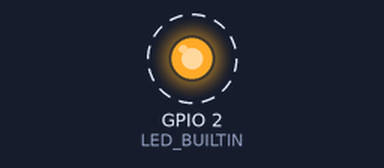
Simulated run of this sketch. Board: ESP32. Parts: output pins drawn as LEDs (lit = HIGH). Dashed ring = blinking. WiFi joins after 1.5 s; servers stay silent unless stated.

Above: at 3.2 s.
Timing chart, 0 to 7.3 s (numbered marks = the images above):
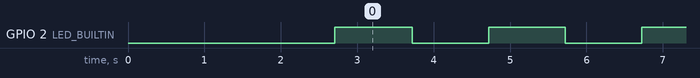

Measured:
- by itself, GPIO 2 (LED_BUILTIN): alternates HIGH for 1.0 s and LOW for 1.0 s

The sketch:

ota_example.ino
```cpp
#include <WiFi.h>
#include <ESPmDNS.h>
#include <Update.h>
#include <WebServer.h>
#include "ota.h"

WebServer server(80);
TaskHandle_t Task;
const char* host = "esp32";
bool ledOn = false;
const char* ssid = "yourNetworkName";
const char* password = "yourNetworkPassword";

void handleBlinks(void * pvParameters) {
  while(true) {
    ledOn = true;
    delay(1000);
    ledOn = false;
    delay(1000);
  }
}

void setup() {
  WiFi.disconnect(true);
  delay(1000);
  WiFi.mode(WIFI_STA);
  WiFi.setAutoConnect(true);
  WiFi.begin(ssid, password);
  delay(100);
  byte count = 0;
  while(WiFi.status() != WL_CONNECTED && count < 20) {
    count++;
    delay(500);
  }
  while(WiFi.status() != WL_CONNECTED);
  delay(100);
  #include "otaroute.h"
  pinMode(LED_BUILTIN, OUTPUT);
  xTaskCreatePinnedToCore(
    handleBlinks,
    "handleBlinks",
    10000,
    NULL,
    1,
    &Task,
    (xPortGetCoreID() == 1) ? 0 : 1);
}
void loop() {
  int tt = millis();
  digitalWrite(LED_BUILTIN, ledOn);
  while (millis() - tt < 20) {
    server.handleClient();
  }
}
```

ota.h
```cpp
String style =
"<style>"
"label {"
"  margin: 5px;"
"}"
"#file-input, input {"
"  width: 100%;"
"  height: 44px;"
"  border-radius: 4px;"
"  margin: 10px auto;"
"  font-size: 15px;"
"}"
"input {"
"  background: #f1f1f1;"
"  border: 0;"
"  padding: 0 10px;"
"}"
"body {"
"  font-family: -apple-system,BlinkMacSystemFont,Segoe UI,Helvetica,Arial,sans-serif,Apple Color Emoji,Segoe UI Emoji;"
"  font-size: 14px;"
"  color: #777;"
"}"
"html {"
"  background: no-repeat linear-gradient(45deg, #808, #088);"
"  width: 100%;"
"  height: 100%;"
"  font-weight: bold;"
"}"
".emoji {"
"  font-family: apple color emoji,segoe ui emoji,noto color emoji,android emoji,emojisymbols,emojione mozilla,twemoji mozilla,segoe ui symbol;"
"}"
"#file-input {"
"  padding: 0;"
"  border: 1px solid #ddd;"
"  line-height: 44px;"
"  text-align: center;"
"  display: block;"
"  cursor: pointer;"
"  color: purple;"
"}"
"#bar, #prgbar {"
"  background-color: #f1f1f1;"
"  border-radius: 10px"
"}"
"#bar {"
"  background: linear-gradient(90deg, #808, #088);"
"  width: 0%;"
"  height: 1em;"
"}"
"form {"
"  background: #fff;"
"  max-width: 258px;"
"  margin: 75px auto;"
"  padding: 30px;"
"  border-radius: 10px;"
"}"
".btn {"
"  background: no-repeat linear-gradient(90deg, #ff0040, #800080);"
"  color: #fff;"
"  cursor: pointer;"
"}"
"h1 {"
"  background: no-repeat linear-gradient(45deg, #808, #088);"
"  -webkit-background-clip: text;"
"  -webkit-text-fill-color: transparent;"
"  font-size: 4em;"
"}"
".homebtn {"
"  padding: 10px;"
"  border: 0;"
"  width: 100%;"
"  height: 44px;"
"  border-radius: 4px;"
"  margin: 10px auto;"
"  font-size: 15px;"
"  background: #eee;"
"  color: #555;"
"}"
"@keyframes stretchit {"
"  0% {"
"    width: 100%;"
"    margin: 10px auto 10px auto;"
"  }"
"  1% {"
"    width: 100%;"
"    margin: 10px auto 10px 0%;"
"  }"
"  50% {"
"    width: 90%;"
"    margin: 10px auto 10px 5%;"
"  }"
"  99% {"
"    width: 100%;"
"    margin: 10px auto 10px 0%;"
"  }"
"  100% {"
"    width: 100%;"
"    margin: 10px auto 10px auto;"
"  }"
"}"
"</style>";

String loginIndex =
"<!doctype html>"
"<html>"
"<head>"
"<title>ESP32 OTA Login</title>"
"<meta name=\"robots\" content=\"noindex, nofollow, noarchive\" />"
"<link rel='icon' href='https://raw.githubusercontent.com/KTibow/esp32-ota/master/wifi.png'>"
"</head>"
"<body>"
"<form name=loginForm onsubmit='return false;'>"
"<h1>ESP32 Login</h1>"
"<input name=userid placeholder='User ID'> "
"<input name=pwd placeholder=Password type=Password> "
"<input type=submit onclick='check(this.form)' class=btn value=Login></form>"
"<script>"
"function check(form) {"
"if (form.userid.value == form.pwd.value && form.userid.value == ['p','r','o','g','r','a','m'].join('')) {"
"window.location.href = '/server' + 'Index'"
"} else {"
"alert('Nope. This is MY ESP32.');"
"}"
"}"
"</script>"
"" + style +
"</body>"
"</html>";
String serverIndex = "<!doctype html>"
"<head>"
"<title>ESP32 firmware upload</title>"
"<meta name=\"robots\" content=\"noindex, nofollow, noarchive\" />"
"<link rel='icon' href='https://raw.githubusercontent.com/KTibow/esp32-ota/master/wifi.png'>"
"</head>"
"<body>"
"<script src='https://ajax.googleapis.com/ajax/libs/jquery/3.5.1/jquery.min.js'></script>"
"<form method='POST' action='#' enctype='multipart/form-data' id='upload_form'>"
"<button onclick='window.location.href = \"/\";' class='btn homebtn'>Go home</button>"
"<input type='file' name='update' id='file' onchange='sub(this)' style=display:none accept='.bin'>"
"<label id='file-input' for='file'>Choose file</label>"
"<input type='submit' class=btn value='Upload' id='uploadbutton'>"
"<br><br>"
"<div id='prg'>Nothing uploaded</div>"
"<br><div id='prgbar'><div id='bar'></div></div><br>"
"<script>"
"function sub(obj){"
"var fileName = obj.value.split('\\\\');"
"document.getElementById('file-input').innerHTML = '   ' + fileName[fileName.length-1];"
"document.getElementById('uploadbutton').style.animation = 'stretchit infinite 1s';"
"};"
"$('form').submit(function(e){"
"e.preventDefault();"
"var form = $('#upload_form')[0];"
"var data = new FormData(form);"
"$.ajax({"
"url: '/update',"
"type: 'POST',"
"data: data,"
"contentType: false,"
"processData:false,"
"xhr: function() {"
"var xhr = new window.XMLHttpRequest();"
"xhr.upload.addEventListener('progress', function(evt) {"
"if (evt.lengthComputable) {"
"var per = evt.loaded / evt.total;"
"$('#prg').html('Progress: ' + Math.round(per*100) + '%');"
"$('#bar').css('width',Math.round(per*100) + '%');"
"if (per == 1) {"
"$('#prg').html('Done! <span class=\\'emoji\\'>&#10004;</span>');"
"setTimeout(function() {"
"window.location = window.location;"
"}, 10000);"
"}"
"}"
"}, false);"
"return xhr;"
"},"
"success:function(d, s) {"
"console.log('success!') "
"},"
"error: function (a, b, c) {"
"}"
"});"
"});"
"function activityWatcher(){"
"var secondsSinceLastActivity = 0;"
"var maxInactivity = (60 * 2);"
"setInterval(function(){"
"secondsSinceLastActivity++;"
"if(secondsSinceLastActivity > maxInactivity){"
"location.href = '/';"
"}"
"}, 1000);"
"function activity(){"
"        secondsSinceLastActivity = 0;"
"}"
"var activityEvents = ['mousedown', 'mousemove', 'keydown', 'scroll', 'touchstart'];"
"activityEvents.forEach(function(eventName) {"
"document.addEventListener(eventName, activity, true);"
"});"
"}"
"activityWatcher();"
"</script>"
"" + style +
"</body>"
"</html>";
```

otaroute.h
```cpp
while(!MDNS.begin(host));
MDNS.addService("http", "tcp", 80);
server.on("/", HTTP_GET, []() {
server.sendHeader("Connection", "close");
server.send(200, "text/html", loginIndex);
});
server.on("/serverIndex", HTTP_GET, []() {
server.sendHeader("Connection", "close");
server.send(200, "text/html", serverIndex);
});
server.on("/update", HTTP_POST, []() {
server.sendHeader("Connection", "close");
server.send(200, "text/plain", (Update.hasError()) ? "FAIL" : "OK");
ESP.restart();
}, []() {
HTTPUpload& upload = server.upload();
if (upload.status == UPLOAD_FILE_START) {
Serial.printf("Update: %s\n", upload.filename.c_str());
if (!Update.begin(UPDATE_SIZE_UNKNOWN)) {
Update.printError(Serial);
}
} else if (upload.status == UPLOAD_FILE_WRITE) {
if (Update.write(upload.buf, upload.currentSize) != upload.currentSize) {
Update.printError(Serial);
}
} else if (upload.status == UPLOAD_FILE_END) {
if (Update.end(true)) {
Serial.printf("Update Success: %u\nRebooting...\n", upload.totalSize);
} else {
Update.printError(Serial);
}
}
});
server.begin();
```
